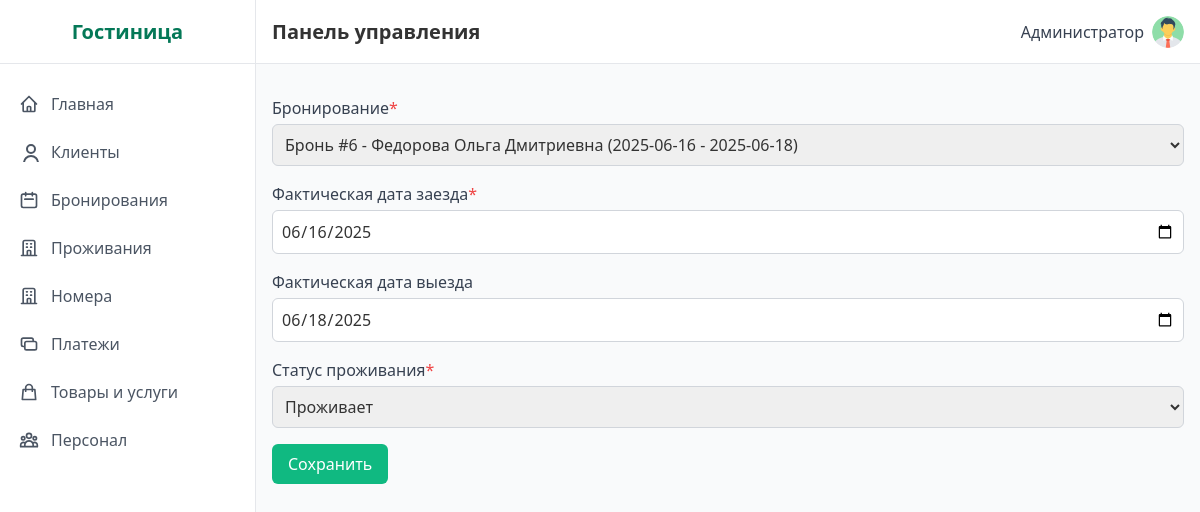
Page /accommodations/2/edit/ (signed in) on the committed database.
### hotel/models.py (models this page shows, shortened)
class Accommodation(models.Model):
    ACCOMMODATION_STATUS_CHOICES = [
        ('Проживает', 'Проживает'),
        ('Выехал', 'Выехал'),
    ]
    booking = models.OneToOneField(Booking, on_delete=models.CASCADE, verbose_name='Бронирование', related_name='accommodation')
    actual_checkin_date = models.DateField('Фактическая дата заезда')
    actual_checkout_date = models.DateField('Фактическая дата выезда', null=True, blank=True)
    status = models.CharField('Статус проживания', max_length=50, choices=ACCOMMODATION_STATUS_CHOICES, default='Проживает')
    class Meta:
        verbose_name = 'Проживание'
        verbose_name_plural = 'Проживания'

### hotel/views.py (the view)
# urls.py: path('accommodations/<int:pk>/edit/', views.AccommodationUpdateView.as_view(), name='accommodation_edit'),
class AccommodationUpdateView(ProtectedView, UpdateView):
    model = Accommodation
    form_class = AccommodationForm
    template_name = 'hotel/accommodation_form.html'
    success_url = reverse_lazy('accommodation_list')
    def get_context_data(self, **kwargs):
        context = super().get_context_data(**kwargs)
        context['title'] = 'Редактировать проживание'
        return context

### hotel/forms.py
class AccommodationForm(forms.ModelForm):
    class Meta:
        model = Accommodation
        fields = ['booking', 'actual_checkin_date', 'actual_checkout_date', 'status']
        widgets = {
            'booking': forms.Select(attrs=DEFAULT_SELECT),
            'actual_checkin_date': forms.DateInput(attrs=DEFAULT_DATE_INPUT),
            'actual_checkout_date': forms.DateInput(attrs=DEFAULT_DATE_INPUT),
            'status': forms.Select(attrs=DEFAULT_SELECT),
        }

### hotel/models.py (called while the page is built)
    def __str__(self):
        return f"{self.last_name} {self.first_name} {self.middle_name}"

    def __str__(self):
        return f"Бронь #{self.pk} - {self.client} ({self.checkin_date} - {self.checkout_date})"

### templates/hotel/accommodation_form.html (shortened to what this page needs)
{% extends 'base.html' %}
{% block content %}
  <form method="post" class="space-y-4">
    {% for field in form %}
      <div>
        <label for="{{ field.id_for_label }}" class="block text-gray-700 mb-1">
          {{ field.label }}{% if field.field.required %}<span class="text-red-500">*</span>{% endif %}
        </label>
        {{ field }}
      </div>
    {% endfor %}
    <button type="submit" class="btn-primary">Сохранить</button>
  </form>
{% endblock %}

### templates/base.html (shortened to what this page needs)
{% load static %}
<!DOCTYPE html>
<html lang="ru">
<head>
  <link href="https://cdnjs.cloudflare.com/ajax/libs/tailwindcss/2.2.19/tailwind.min.css" rel="stylesheet">
  <link href="{% static 'css/style.css' %}" rel="stylesheet">
</head>
<body class="flex h-screen bg-gray-50">
  {% if request.user.is_authenticated %}
<div class="sidebar w-64 flex-shrink-0 hidden md:block" id="sidebar">
  <div class="sidebar-brand flex items-center justify-center h-16 border-b border-gray-200">
    <h2 class="text-xl font-semibold text-green-700">Гостиница</h2>
  </div>
  <div class="py-4">
    <a href="{% url 'dashboard' %}"
       class="sidebar-link {% if request.resolver_match.url_name == 'dashboard' %}active{% endif %}">
      <span class="flex items-center">
        <svg class="w-5 h-5 mr-3" fill="none" stroke="currentColor" viewBox="0 0 24 24">
          <path stroke-linecap="round" stroke-linejoin="round" stroke-width="2"
                d="M3 12l2-2m0 0l7-7 7 7M5 10v10a1 1 0 001 1h3m10-11l2 2m-2-2v10a1 1 0
                   01-1 1h-3m-6 0a1 1 0 001-1v-4a1 1 0 011-1h2a1 1 0 011 1v4a1 1 0
                   001 1m-6 0h6"/>
        </svg>
        Главная
      </span>
    </a>
    <a href="{% url 'client_list' %}"
       class="sidebar-link {% if request.resolver_match.url_name == 'client_list' %}active{% endif %}">
      <span class="flex items-center">
        <svg class="w-5 h-5 mr-3" fill="none" stroke="currentColor" viewBox="0 0 24 24 desalination">
          <path stroke-linecap="round" stroke-linejoin="round" stroke-width="2"
                d="M16 7a4 4 0 11-8 0 4 4 0 018 0zM12 14a7 7 0
                   00-7 7h14a7 7 0 00-7-7z"/>
        </svg>
        Клиенты
      </span>
    </a>
    <a href="{% url 'booking_list' %}"
       class="sidebar-link {% if request.resolver_match.url_name == 'booking_list' %}active{% endif %}">
      <span class="flex items-center">
        <svg class="w-5 h-5 mr-3" fill="none" stroke="currentColor" viewBox="0 0 24 24">
          <path stroke-linecap="round" stroke-linejoin="round" stroke-width="2"
                d="M8 7V3m8 4V3m-9 8h10M5 21h14a2
                   2 0 002-2V7a2 2 0 00-2-2H5a2 2 0
                   00-2 2v12a2 2 0 002 2z"/>
        </svg>
        Бронирования
      </span>
    </a>
    <a href="{% url 'accommodation_list' %}"
       class="sidebar-link {% if request.resolver_match.url_name == 'accommodation_list' %}active{% endif %}">
      <span class="flex items-center">
        <svg class="w-5 h-5 mr-3" fill="none" stroke="currentColor" viewBox="0 0 24 24">
          <path stroke-linecap="round" stroke-linejoin="round" stroke-width="2"
                d="M19 21V5a2 2 0 00-2-2H7a2 2 0
                   00-2 2v16m14 0h2m-2 0h-5m-9 0H3m2
                   0h5M9 7h1m-1 4h1m4-4h1m-1
                   4h1m-5 10v-5a1 1 0 011-1h2a1
                   1 0 011 1v5m-4 0h4"/>
        </svg>
        Проживания
      </span>
    </a>
    <a href="{% url 'room_list' %}"
       class="sidebar-link {% if request.resolver_match.url_name == 'room_list' %}active{% endif %}">
      <span class="flex items-center">
        <svg class="w-5 h-5 mr-3" fill="none" stroke="currentColor" viewBox="0 0 24 24">
          <path stroke-linecap="round" stroke-linejoin="round" stroke-width="2"
                d="M19 21V5a2 2 0 00-2-2H7a2 2 0
                   00-2 2v16m14 0h2m-2 0h-5m-9 0H3m2
                   0h5M9 7h1m-1 4h1m4-4h1m-1
                   4h1m-5 10v-5a1 1 0 011-1h2a1
                   1 0 011 1v5m-4 0h4"/>
        </svg>
        Номера
      </span>
    </a>
    <a href="{% url 'payment_list' %}"
       class="sidebar-link {% if request.resolver_match.url_name == 'payment_list' %}active{% endif %}">
      <span class="flex items-center">
        <svg class="w-5 h-5 mr-3" fill="none" stroke="currentColor" viewBox="0 0 24 24">
          <path stroke-linecap="round" stroke-linejoin="round" stroke-width="2"
                d="M17 9V7a2 2 0 00-2-2H5a2
                   2 0 00-2 2v6a2 2 0 002 2h2m2
                   4h10a2 2 0 002-2v-6a2 2 0
                   00-2-2H9a2 2 0 00-2 2v6a2
                   2 0 002 2z"/>
        </svg>
        Платежи
      </span>
    </a>
    <a href="{% url 'inventory_orders' %}"
       class="sidebar-link {% if request.resolver_match.url_name == 'inventory_orders' %}active{% endif %}">
      <span class="flex items-center">
        <svg class="w-5 h-5 mr-3" fill="none" stroke="currentColor" viewBox="0 0 24 24">
          <path stroke-linecap="round" stroke-linejoin="round" stroke-width="2"
                d="M16 11V7a4 4 0 00-8 0v4M5
                   9h14l1 12H4L5 9z"/>
        </svg>
        Товары и услуги
      </span>
    </a>
    <a href="{% url 'employee_list' %}"
       class="sidebar-link {% if request.resolver_match.url_name == 'employee_list' %}active{% endif %}">
      <span class="flex items-center">
        Персонал
      </span>
    </a>
  </div>
</div>
{% endif %}
    <div class="flex-1 flex flex-col overflow-hidden">
        <header class="header flex items-center justify-between h-16 px-4 border-b border-gray-200">
            <div class="flex items-center">
                <h1 class="text-xl font-semibold">Панель управления</h1>
            </div>
            <div class="flex items-center space-x-4">
{% if request.user.is_authenticated %}
<div class="relative inline-block text-left">
  <button id="userMenuButton"
          class="flex items-center space-x-2 focus:outline-none">
    <span class="text-gray-700">
      {{ request.user.get_full_name|default:request.user.username }}
    </span>
    <img src="{{ request.user.profile.avatar_url|default:'/static/images/default-avatar.png' }}"
         alt="Аватар"
         class="w-8 h-8 rounded-full object-cover">
  </button>
</div>
{% endif %}
</div>
        </header>
        <main class="flex-1 overflow-y-auto p-4 bg-gray-50">
            {% block content %}{% endblock %}
        </main>
    </div>
</body>
</html>

### static/css/style.css (style rules this page uses)
:root { --primary-green: #10b981; --dark-green: #047857; --light-green: #a7f3d0; --bg-green: #ecfdf5; --border-gray: #e5e7eb; }
body { font-family: 'Segoe UI', Tahoma, Geneva, Verdana, sans-serif; background-color: var(--bg-green); color: #333; }
.sidebar { background-color: white; border-right: 1px solid var(--border-gray); }
.sidebar > div:first-child { border-bottom: 1px solid var(--border-gray); }
.sidebar-link { display: block; padding: 0.75rem 1rem; color: #4b5563; border-left: 3px solid transparent; transition: background-color .2s, border-color .2s; }
.sidebar .sidebar-brand { width: 100%; border-bottom: 1px solid var(--border-gray); }
.header { background-color: white; border-bottom: 1px solid var(--border-gray); box-shadow: 0 1px 3px rgba(0,0,0,0.05); }
.btn-primary { background-color: var(--primary-green); color: white; padding: 0.5rem 1rem; border-radius: 0.375rem; font-weight: 500; transition: background-color .2s; display: inline-block; text-decoration: none; }
input[type="text"], input[type="email"], input[type="date"], input[type="number"], select, textarea { border: 1px solid #d1d5db; border-radius: 0.375rem; padding: 0.5rem; width: 100%; font-size: 1rem; transition: border-color .2s; }
.rounded { border-radius: 0.375rem !important; }

### rows in the picture
Accommodation: form "Бронь #6 - Федорова Ольга Дмитриевна (2025-06-16 - 2025-06-18)" "06/16/2025" "06/18/2025" "Проживает"

### other values in the picture
{{ request.user.get_full_name|default:request.user.username }} "Администратор"
{{ field.label }} "Бронирование" "Фактическая дата заезда" "Фактическая дата выезда" "Статус проживания"
